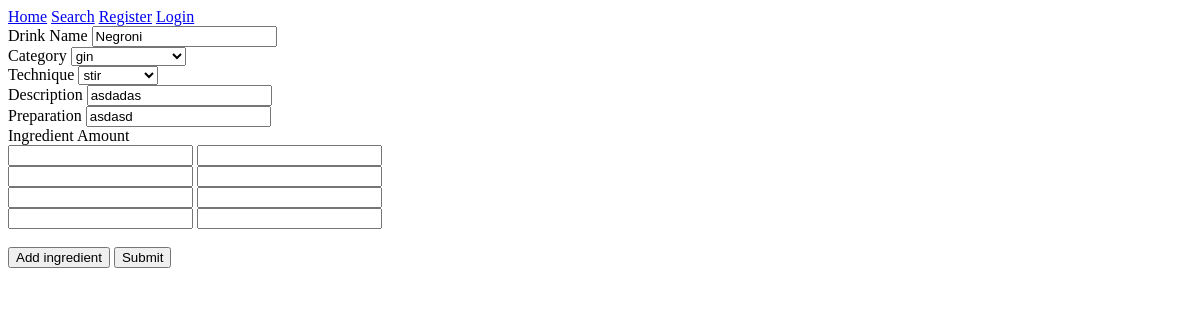
Page /v1/drink/update/4 on the earlier database version.
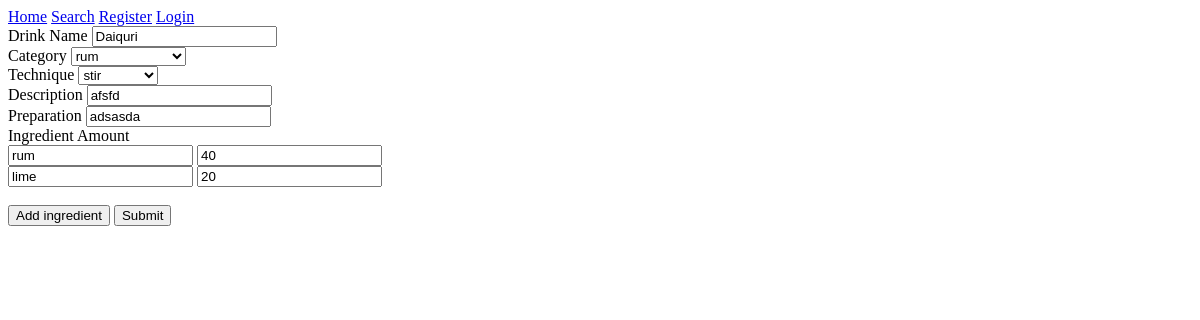
Same page on the later database version.
### app/models.py (models this page shows)
class Drink(db.Model):
    drink_id = db.Column(db.Integer, primary_key=True)
    author = db.Column(db.Integer, db.ForeignKey(RegularUser.user_id),
                       nullable=False)
    name = db.Column(db.String(35), nullable=False)
    category = db.Column(db.String(35), nullable=False)
    technique = db.Column(db.String(20), nullable=True)
    description = db.Column(db.String(250), nullable=True)
    preparation = db.Column(db.String(250), nullable=False)
    ingredients = db.Column(db.String(250), nullable=False)

### app/blueprints/drink_bp.py (the view)
@login_required
@drink_bp.route('/v1/drink/update/<drink_id>', methods=['GET', 'POST'])
def update_drink(drink_id):
    drinks = DrinkInteractors().get_drinks()
    drink = DrinkInteractors().get_drink(drink_id)
    ingredients = DrinkInteractors().get_ingredients(drink)
    ingr_number = len(ingredients)
    if request.method == 'POST':
        d = WebInteractors().get_drink_data()
        drink.name = d['name']
        drink.category = d['category']
        drink.technique = d['technique']
        drink.description = d['description']
        drink.preparation = d['preparation']
        drink.ingredients = d['ingredients']
        db.session.commit()
        flash('Drink data updated')
        return redirect(url_for('profile.display_profile'))
    else:
        return render_template('update_drink.html', title='Update drink',
                               drink=drink, techniques=TECHNIQUES,
                               categories=CATEGORIES, ingredients=ingredients,
                               drinks=drinks, ingr_number=ingr_number)

### app/interactors/drink_interactors.py (called while the page is built)
    def get_drink(self, drink_id):
        drink = Drink.query.filter_by(drink_id=drink_id).first()
        return drink

    def get_ingredients(self, drink):
        ingredients = pickle.loads(drink.ingredients)
        return ingredients

    def get_drinks(self):
        drinks = Drink.query.order_by(Drink.name).all()
        return drinks

### app/templates/update_drink.html (shortened to what this page needs)
{% extends 'base.html' %}
{% block content %}
{% with drink=drink, categories=categories, techniques=techniques, ingredients=ingredients, ingr_number=ingr_number %}
    <form action="/v1/drink/update/{{ drink.drink_id }}" method="POST">
        <label for="name">Drink Name</label>
        <input type="text" name="name" id="name" value="{{ drink.name }}"><br>
        <label for="category">Category</label>
        <select id="category" name="category">
            {% for c in categories %}
                {% if drink.category == c %}
                    <option value="{{ c }}" selected>{{ c }}</option>
                {% else %}
                    <option value="{{ c }}">{{ c }}</option>
                {% endif %}
            {% endfor %}
            </select><br>
        <label for="technique">Technique</label>
        <select id="technique" name="technique">
            {% for t in techniques %}
                {% if drink.technique == t %}
                    <option value="{{ t }}" selected>{{ t }}</option>
                {% else %}
                    <option value="{{ t }}">{{ t }}</option>
                {% endif %}
            {% endfor %}
        </select><br>
        <label for="description">Description</label>
        <input type="text" id="description" name="description" value="{{ drink.description }}"><br>
        <label for="preparation">Preparation</label>
        <input type="text" id="preparation" name="preparation" value="{{ drink.preparation }}"><br>
        <label>Ingredient</label>
        <label>Amount</label><br>
        {% for i in ingredients %}
            <input type="text" name="{{ i['i_form_name'] }}" value="{{ i['ingredient'] }}">
            <input type="number" name="{{ i['a_form_name'] }}" value="{{ i['amount'] }}"><br>
        {% endfor %}
    <span id="add_ingredient">&nbsp</span><br>
    <input type="button" value="Add ingredient" onclick="add()"/>
    <button type="submit" name="submit">Submit</button>
    </form>
{% endwith %}
{% endblock content %}

### app/templates/base.html (shortened to what this page needs)
<!DOCTYPE html>
<html lang="en">
<head>
</head>
<body>
<div class="topnav">
    <a class="active" href="/">Home</a>
    <a href="/v1/search">Search</a>
    {% if current_user.is_anonymous %}
        <a href="/v1/register">Register</a>
        <a href="/v1/login">Login</a>
    {% else %}
        <a href="/v1/add_drink">Add drink</a>
        <a href="/v1/profile">Profile</a>
        <a href="/v1/logout">Logout</a>
    {% endif %}
</div>
{% block content %}
{% endblock content %}
</body>
</html>

Differences in the rows shown:
changed Drink "stir": name "Negroni" → "Daiquri"; category "gin" → "rum"; description "asdadas" → "afsfd"; preparation "asdasd" → "adsasda"
Other differences:
new list line: "rum 40"
new list line: "lime 20"
